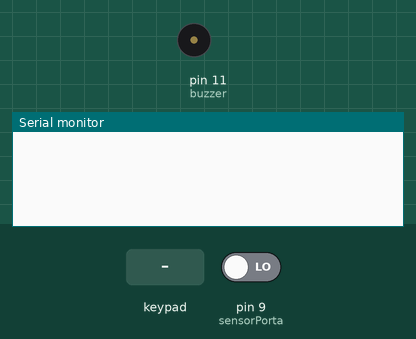
Bench run of a sketch on a simulated Arduino Uno, built with avr-gcc and run on an emulated ATmega328P. Parts: buzzer (waves = sounding, pin HIGH), the last lines printed to the serial monitor. The test bench sets the inputs (shaded band); at power-on: pin 9 (sensorPorta) LOW.

Above: at 1.2 s.
1.3 s: key '7' pressed
At 1.7 s:
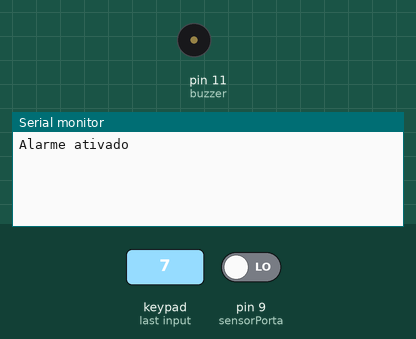
2.8 s: keypad keys 4 3 2 1 # pressed 0.4 s apart
At 5.3 s:
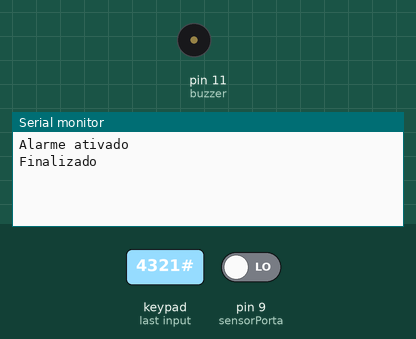
6.3 s: key '9' pressed
At 6.9 s:
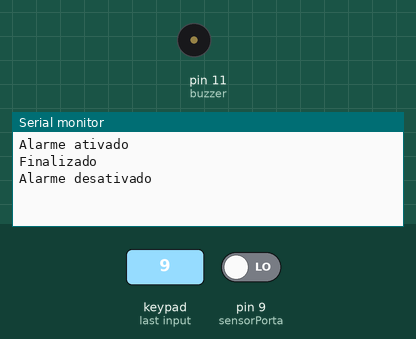
7.8 s: keypad keys 8 7 6 * pressed 0.4 s apart
At 10.2 s:
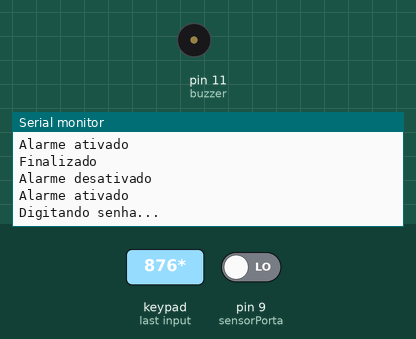
10.9 s: key '1' pressed
At 11.7 s:
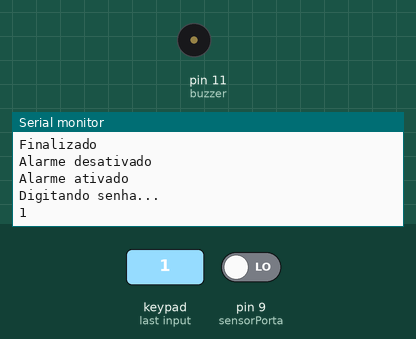
12.4 s: keypad keys 4 3 2 1 * pressed 0.4 s apart
At 15.3 s:
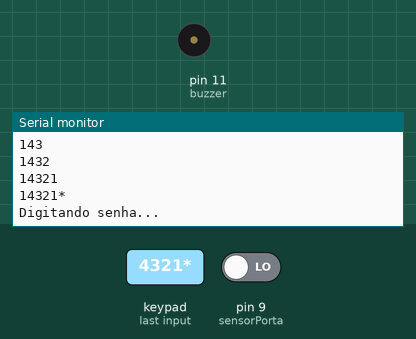
Timing chart, 0 to 16.8 s (numbered marks = the images above; inputs shaded):
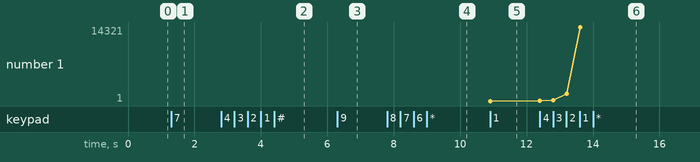

Measured:
- after the input at 1.3 s, the serial monitor: prints a new line at once (image 1)
- after the input at 2.8 s, the serial monitor: prints a new line after 1.6 s (image 2)
- after the input at 6.3 s, the serial monitor: prints a new line at once (image 3)
- after the input at 7.8 s, the serial monitor: prints a new line after 0.40 s (image 4)
- after the input at 10.9 s, the serial monitor: prints a new line at once (image 5)
- after the input at 12.4 s, the serial monitor: prints a new line at once (image 6)
- plotted number 1: 1 → 14321 after the input at 12.4 s

The sketch:

teste_snsor_proj_4.ino
```cpp
#include <Wire.h>

#include <Keypad.h>
#define envia_mensagem 1
#define toca_buzzer 2

bool typing = false;//salvar estado da senha
String senhaDigitada;
String senha = "4321";
int buzzer = 11;
long ultimoEstadoPorta;
bool alarmeAtivado;
int sensorPorta = 9;


const byte ROWS = 4; //four rows
const byte COLS = 3; //three columns
char keys[ROWS][COLS] = {
  {'1', '2', '3'},
  {'4', '5', '6'},
  {'7', '8', '9'},
  {'*', '0', '#'}
};

byte rowPins[ROWS] = {5, 4, 3, A0}; //connect to the row pinouts of the keypad
byte colPins[COLS] = {8, 7, 6}; //connect to the column pinouts of the keypad

Keypad keypad = Keypad( makeKeymap(keys), rowPins, colPins, ROWS, COLS );


void setup() {
  Serial.begin(9600);
  Wire.begin();

  pinMode(A0, INPUT);
  pinMode(buzzer, OUTPUT);
  pinMode(sensorPorta, INPUT);

}

void requererEnvioSMS() {
  Wire.beginTransmission(8);
  Wire.write(envia_mensagem);
  Wire.endTransmission();
}

void loop() {
  int estadoPorta = digitalRead(sensorPorta);


  char key = keypad.getKey();


  if (key) {

    if (key == '7') {
      alarmeAtivado = true;
      Serial.println("Alarme ativado");
    }

    else if (key == '9') {
      alarmeAtivado = false;
      Serial.println("Alarme desativado");
    }
  }


  if (alarmeAtivado && (estadoPorta == 1)) {
    //preciso dar o start do millis aqui, ele precisa começar a contar os 30s a partir
    //daqui

    long now = millis();

    if (now % 30000  == 0) {
      Serial.println("Entrou no millis");

      if (senhaDigitada != senha) {

        Serial.println("Senha incorreta");


        Serial.println("30 Segundos");
        tone(buzzer, 3000);
        delay (500);
        noTone(buzzer);
        requererEnvioSMS();


        // enviaSMS("Sua casa foi invadida")
      }
    }
  }

  if (key && alarmeAtivado) {

    if (typing && key != '#') {
      senhaDigitada += key;
      Serial.println(senhaDigitada);
    }


    if (key == '*') {
      senhaDigitada = "";
      typing = true;
      Serial.println("Digitando senha...");
    }

    if (key == '#') {
      typing = false;
      Serial.println("Finalizado");


      if (senhaDigitada == senha)
      {
        alarmeAtivado = false;
        noTone (buzzer);
        Serial.println("Alarme desativado");
      }
    }
    // usou o + (mais) pq ambas as variaveis são do tipo String e Strings não somam,
    //elas apenas juntam

  }
}
/* else {
   Serial.println("Acesso negado");
   tone (buzzer, 2000);
  }

  Serial.println(key);
*/
```
